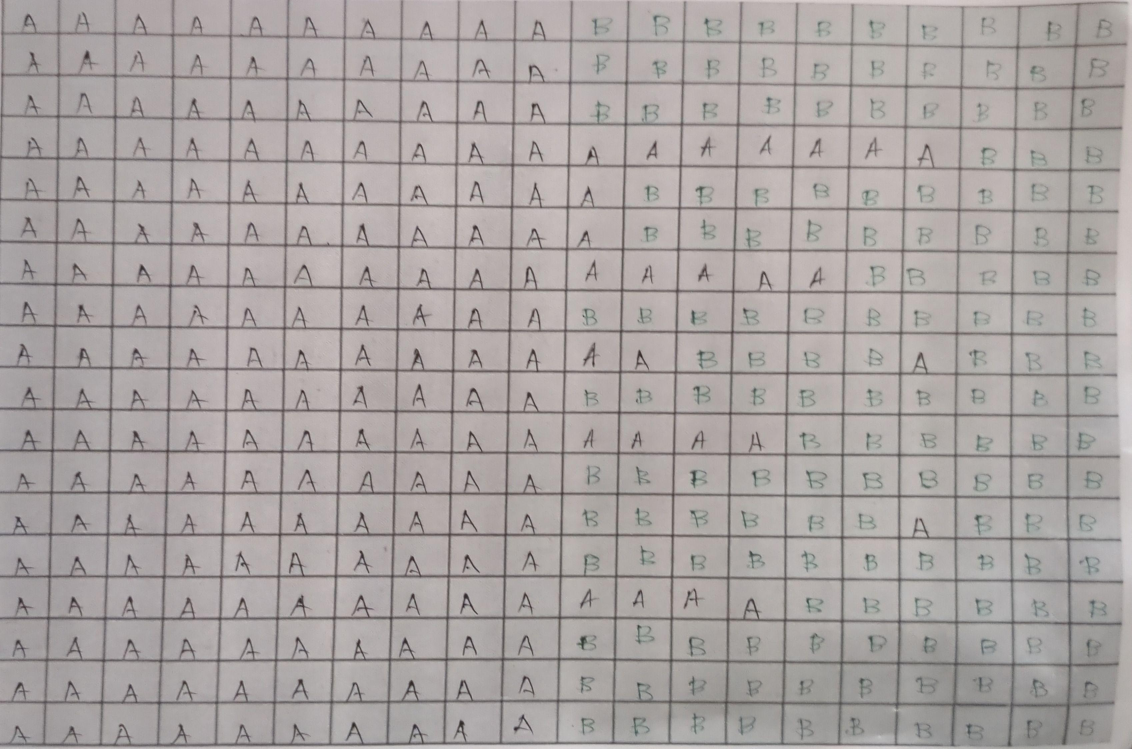
#> input picture backend/img1.jpg, 3394 x 2246 px (shown at 1/3 size)
$ python test_enhanced_ocr.py img1.jpg
#> lines starting #> are read from the running program, lines starting #| are printed output that depends on the picture; after the words box and inside, x2 and y2 are one past the last pixel; in counts of white or black regions, pixels touching at a corner belong together
### backend/app/utils/ocr_service.py
"""
OCR Service for St. Martha's Special School Assessment Tables
Stage 1: Fixed structure (18 skill areas, 30 columns)
Stage 2: Extract ONLY A/B values from cells

Enhanced with:
- Advanced image preprocessing (denoising, deskewing, binarization)
- Table cell detection and extraction
- Improved handwriting recognition
- Better A/B classification
"""
import os
# SPEED: Skip model connectivity check
os.environ['DISABLE_MODEL_SOURCE_CHECK'] = 'True'

import io
import numpy as np
import cv2
from PIL import Image, ImageEnhance, ImageFilter
from typing import List, Dict, Any, Optional, Tuple
from paddleocr import PaddleOCR


# ============== STAGE 1: FIXED STRUCTURE ==============
# These NEVER change - hard-coded

SKILL_AREAS = [
    "Gross Motor",
    "Fine Motor",
    "Eating",
    "Dressing",
    "Grooming",
    "Toileting",
    "Receptive Language",
    "Expressive Language",
    "Social Interaction",
    "Reading",
    "Writing",
    "Numbers",
    "Time",
    "Money",
    "Domestic Behaviour",
    "Community Orientation",
    "Recreation",
    "Vocational"
]

HEADERS = [
    "Student Name",
    "Register Number",
    "Skill Area",
    "Session 1", "Session 2", "Session 3", "Session 4", "Session 5",
    "Session 6", "Session 7", "Session 8", "Session 9", "Session 10",
    "Session 11", "Session 12", "Session 13", "Session 14", "Session 15",
    "Session 16", "Session 17", "Session 18", "Session 19", "Session 20",
    "Total A",
    "Total B",
    "I Qr",
    "II Qr",
    "III Qr",
    "IV Qr",
    "Assessment Date"
]


class OCRService:
    def __init__(self):
        self._paddle_ocr = None

    @property
    def paddle_ocr(self):
        if self._paddle_ocr is None:
            # OPTIMIZED for SPEED:
            # - use_angle_cls=False (skip rotation detection - faster)
            # - use_gpu=False (CPU is often faster for single images)
            self._paddle_ocr = PaddleOCR(
                use_angle_cls=False,  # Disable for speed
                lang='en',
                det_db_thresh=0.3,
                det_db_box_thresh=0.4,
                rec_batch_num=10  # Higher batch for speed
            )
        return self._paddle_ocr

    def extract_table_from_image(self, file_bytes: bytes) -> Dict[str, Any]:
        """Main entry point"""
        try:
            image = Image.open(io.BytesIO(file_bytes))
#> image is the input picture: PIL image 3394x2246 RGB; mean R, G, B 169.2, 162.9, 161.7
            if image.mode != 'RGB':
                image = image.convert('RGB')

            # NEW: Detect and crop to table grid for better accuracy
            cropped_image, table_info = self._detect_and_crop_table(image)

            # Stage 2: Extract A/B values from cropped table
            extracted_data = self._extract_ab_values(cropped_image)

            # Stage 1: Build fixed structure with extracted values
            result = self._build_fixed_structure(extracted_data)

            return {
                "success": True,
                "method": "fixed_structure_ocr",
                "tables": [result] if result else [],
                "table_count": 1 if result else 0,
                "extracted_data": extracted_data,
                "table_detection": table_info,
                "extraction_summary": {
                    "total_skills_found": len(extracted_data),
                    "skills_found": list(extracted_data.keys()),
                    "sample_values": {skill: values[:10] for skill, values in list(extracted_data.items())[:5]}
                }
            }

        except Exception as e:
            print(f"OCR Error: {e}")
            import traceback
            traceback.print_exc()
            return {
                "success": False,
                "error": str(e),
                "tables": [],
                "table_count": 0
            }

    # ============== TABLE DETECTION AND CROPPING ==============

    def _detect_and_crop_table(self, image: Image.Image) -> Tuple[Image.Image, Dict]:
        """
        Detect the assessment table and crop to just the data grid.
        This improves OCR accuracy by:
        1. Removing headers and margins
        2. Focusing on just the 18x20 data cells
        3. Straightening if tilted
        """
        img_array = np.array(image)
        gray = cv2.cvtColor(img_array, cv2.COLOR_RGB2GRAY)

        # Step 1: Detect all lines in the image
        edges = cv2.Canny(gray, 50, 150, apertureSize=3)
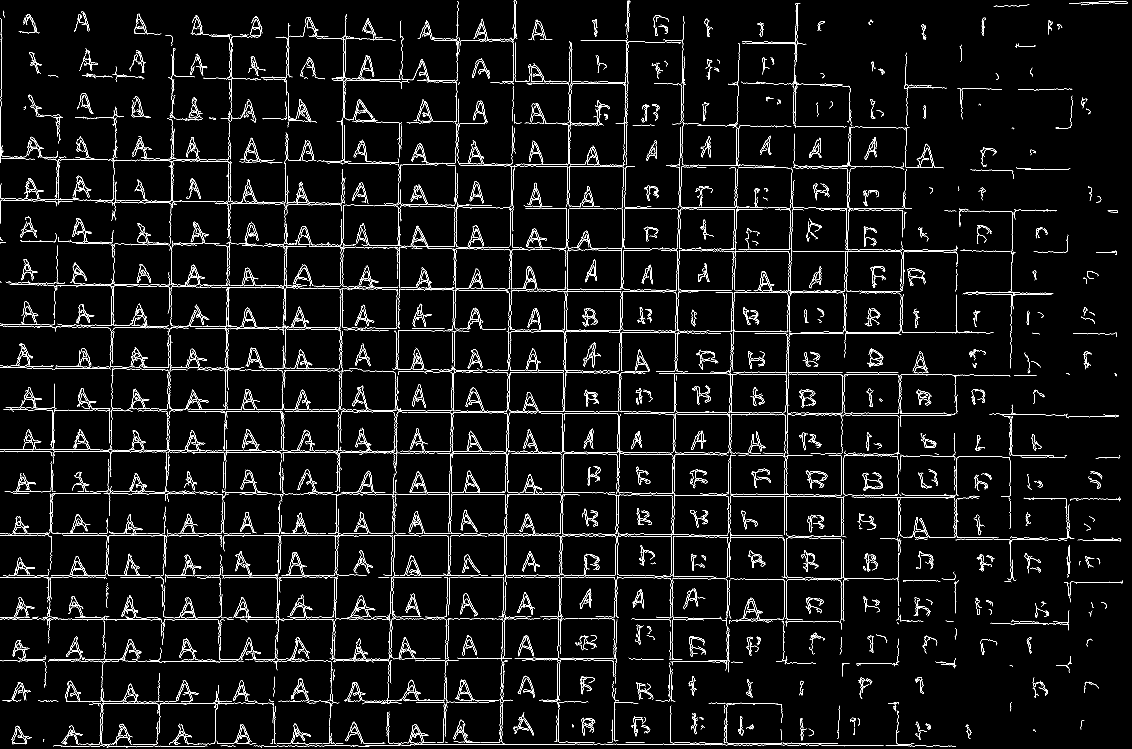
#> edges: shape (2246, 3394) (shown at 1/3 size); 3.3% white in thin lines or dots

        # Detect horizontal lines
        horizontal_kernel = cv2.getStructuringElement(cv2.MORPH_RECT, (40, 1))
        horizontal = cv2.morphologyEx(edges, cv2.MORPH_CLOSE, horizontal_kernel)
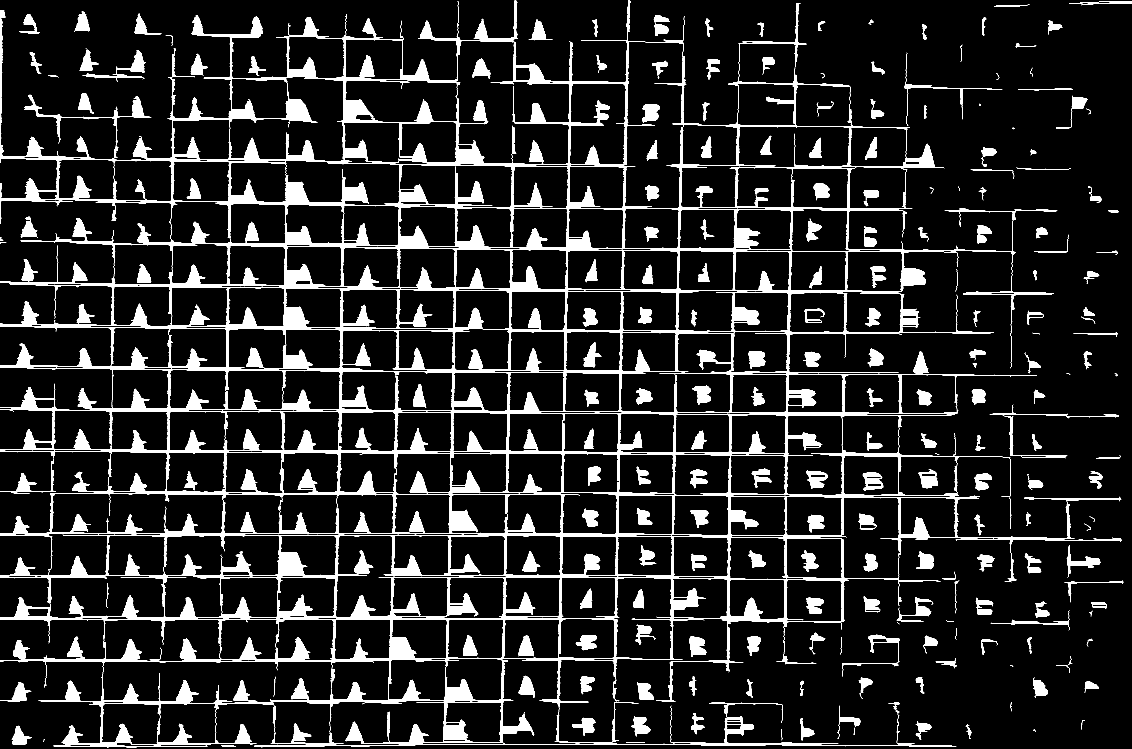
#> horizontal: shape (2246, 3394) (shown at 1/3 size); 11.7% white; 282 white regions (20 under 20 px), largest, box (x1, y1, x2, y2) and area: (0, 2, 3364, 2242) 624844, (1507, 1, 3161, 1001) 35761, (2185, 9, 2529, 372) 4407

        # Detect vertical lines
        vertical_kernel = cv2.getStructuringElement(cv2.MORPH_RECT, (1, 40))
        vertical = cv2.morphologyEx(edges, cv2.MORPH_CLOSE, vertical_kernel)
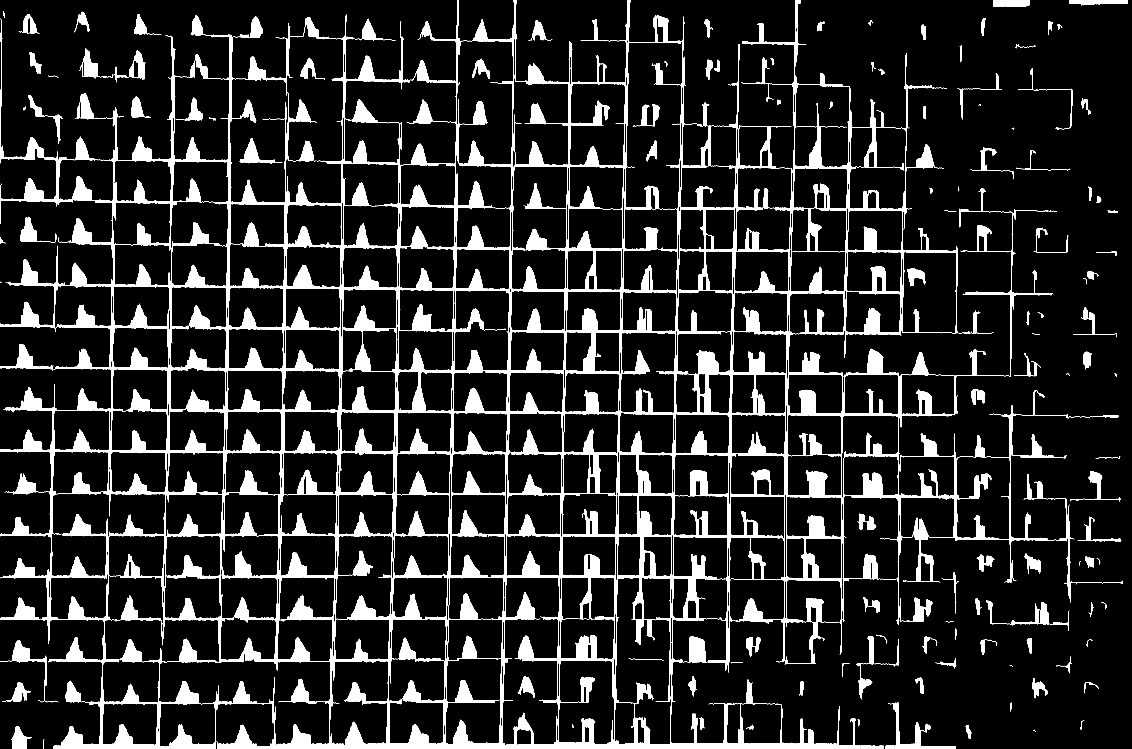
#> vertical: shape (2246, 3394) (shown at 1/3 size); 13% white; 146 white regions (12 under 20 px), largest, box (x1, y1, x2, y2) and area: (0, 0, 3356, 2246) 871398, (2699, 564, 3171, 1282) 11661, (237, 145, 437, 247) 4810

        # Combine to get grid
        grid = cv2.add(horizontal, vertical)
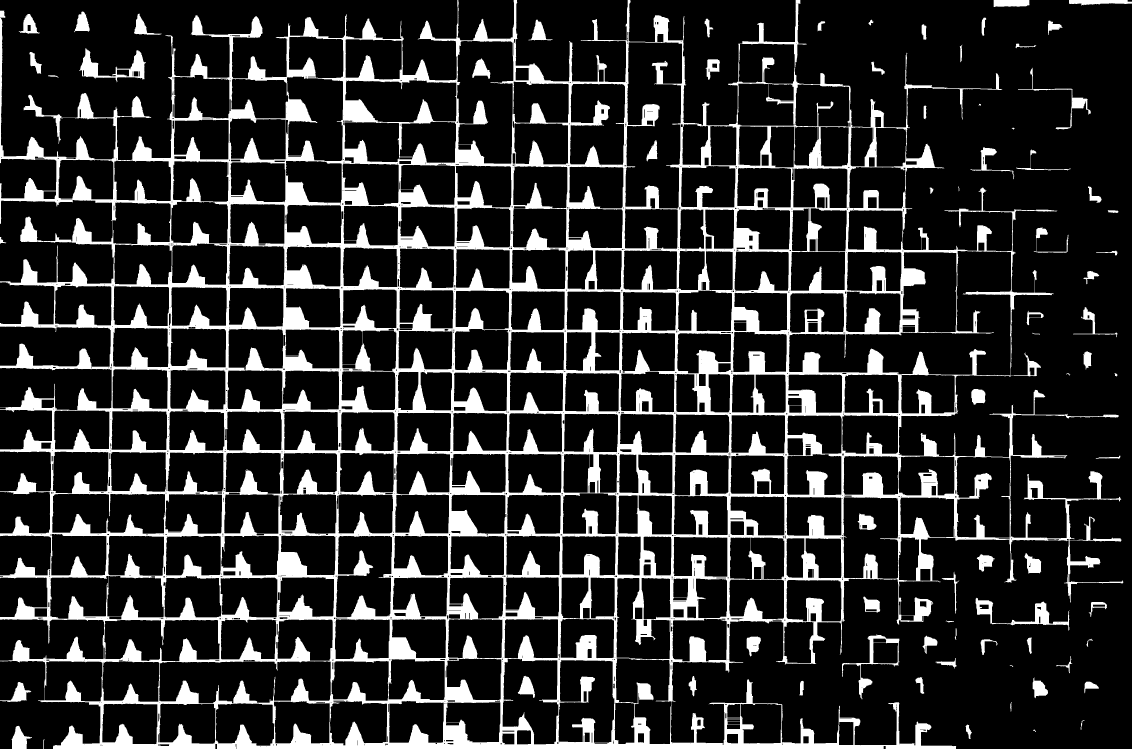
#> grid: shape (2246, 3394) (shown at 1/3 size); 16.9% white; 76 white regions

        # Find contours to locate the main table
        contours, _ = cv2.findContours(grid, cv2.RETR_EXTERNAL, cv2.CHAIN_APPROX_SIMPLE)
#> contours = 72 contours, 6 with area under 20; largest, box (x1, y1, x2, y2) and area: (0, 0, 3370, 2246) 5144944, (2526, 1903, 2699, 2098) 8569, (237, 144, 438, 247) 6707, (2926, 1793, 3209, 1892) 5546, (34, 2177, 96, 2246) 2206

        table_info = {
            "detected": False,
            "cropped": False,
            "original_size": image.size,
            "crop_region": None
        }

        if contours:
            # Find the largest rectangular contour (likely the table)
            largest_contour = max(contours, key=cv2.contourArea)
#> largest_contour = contour of 8260 points, box (x1, y1, x2, y2) (0, 0, 3370, 2246), area 5144944
#> (the rest of the program and of its run is left out)
